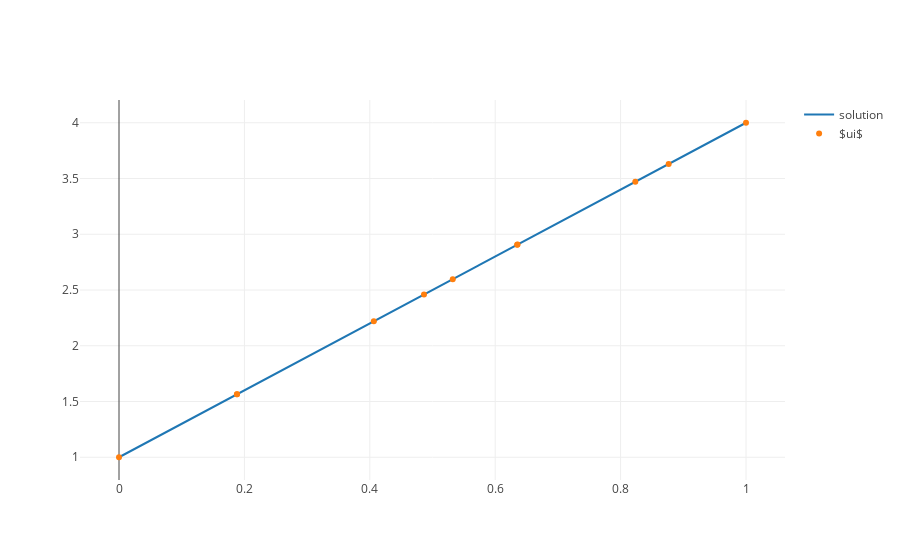

Here is the notebook cell this chart was saved with:
### Markdown cell above
We now plot, we expect a line!

### Code cell
x, u = interpolate(ui)


fig = go.Figure(data=[
    go.Scatter(x=x, y=u, mode='lines', name="solution"),
    go.Scatter(x=s, y=ui, mode='markers', name="$ui$"),
])
plotly.iplot(fig)

### Figure 1 — Plotly figure (JSON) as saved in the notebook; plotly's stock layout.template omitted (floating-point values rounded to 4 significant figures; data arrays with more than 128 entries replaced by an {"elided": "..."} marker saying what was removed)
{"data": [{"mode": "lines", "name": "solution", "type": "scatter", "uid": "e984c502-e578-4540-ab04-53de60b001bf", "x": {"elided": "500 float values"}, "y": {"elided": "500 float values"}}, {"mode": "markers", "name": "$ui$", "type": "scatter", "uid": "831390e2-3b60-4560-a173-a1173d0a306d", "x": [0, 0.1882, 0.1882, 0.4064, 0.4864, 0.5323, 0.635, 0.6357, 0.8235, 0.8767, 1], "y": [1, 1.565, 1.565, 2.219, 2.459, 2.597, 2.905, 2.907, 3.47, 3.63, 4]}], "layout": {}}
